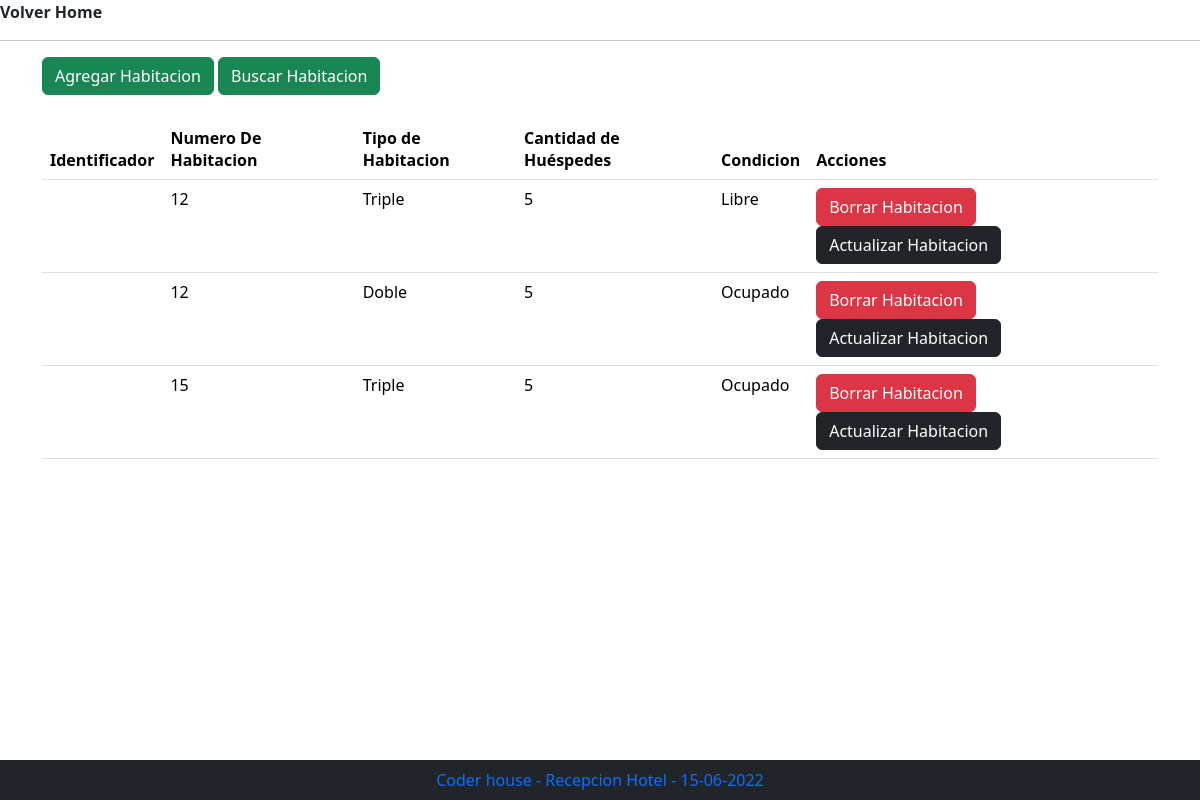
The page /lista_habitaciones/ on the database as committed earlier.
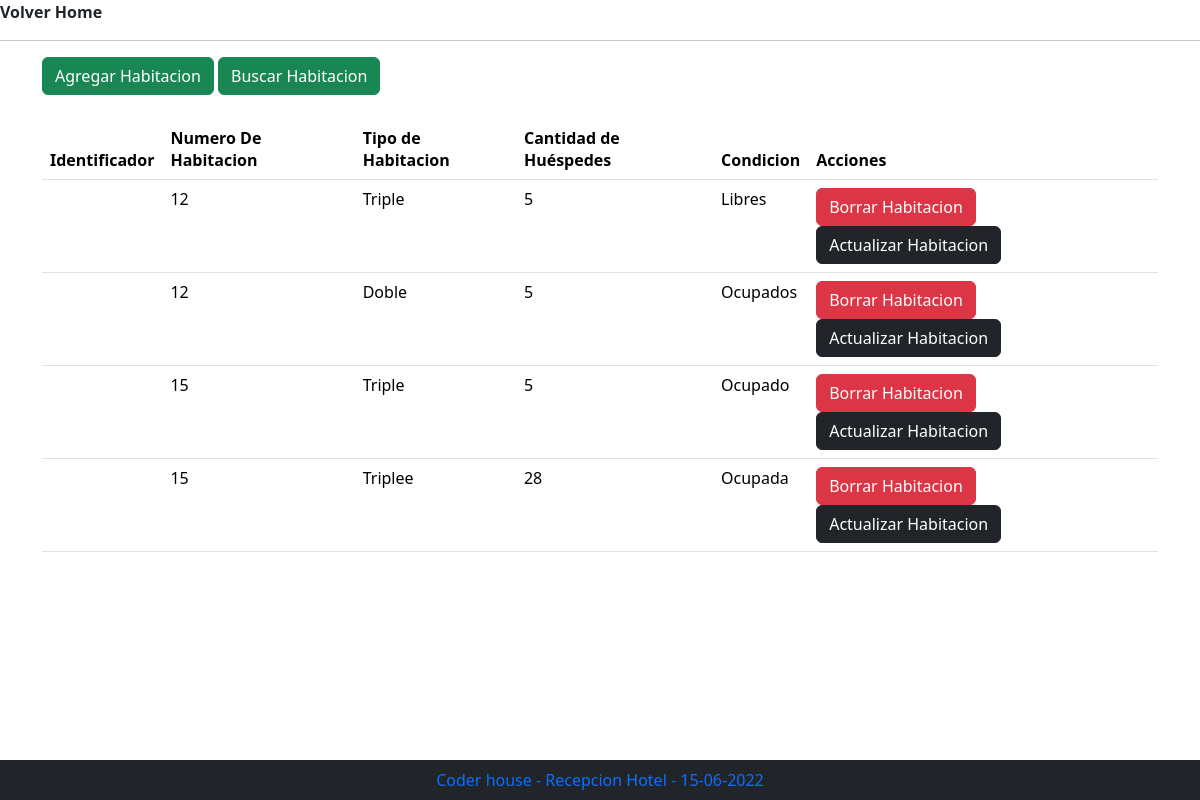
The same page on the database as committed later.
### recepcion/models.py (models this page shows)
class Habitacion(models.Model):
    numhabitacion = models.IntegerField(default=0)
    tipohabitacion = models.CharField(max_length=100)
    canthuespedes = models.IntegerField(default=0)
    condicion = models.CharField(max_length=100)

### recepcion/views.py (the view)
# urls.py: path('lista_habitaciones/', listahabitaciones, name="lista_habitaciones"),
def listahabitaciones(request):
    habitaciones = Habitacion.objects.all()
    template = loader.get_template('recepcion/lista_habitaciones.html')
    context = {
        'habitaciones' : habitaciones,
    }
    return HttpResponse(template.render(context, request))

### recepcion/templates/recepcion/lista_habitaciones.html (shortened to what this page needs)
{% load bootstrap5 %}
{% bootstrap_css %}
<a class="nav-link active" href="{%url  'index' %}"> <b>Volver Home</b></a>
<hr>
  <div class="container">
    <div class="row">
    <div class="col">
      {% url 'cargar_habitacion' as cargar_habitacion_url %}
      {% url 'buscar_habitacion' as buscar_habitacion_url %}
      {% bootstrap_button "Agregar Habitacion" button_class="btn-success" button_type="link" href=cargar_habitacion_url %}
      {% bootstrap_button "Buscar Habitacion" button_class="btn-success" button_type="link" href=buscar_habitacion_url %}
      <div>
    <div>
    <br>
    <div class="row">
      <div class="col">
          {% if habitaciones %}
          <table class="table">
              <thead>
                  <th scope="col">Identificador</th>
                  <th scope="col">Numero De Habitacion</th>
                  <th scope="col">Tipo de Habitacion</th>
                  <th scope="col">Cantidad de Huéspedes</th>
                  <th scope="col">Condicion</th>
                  <th scope="col">Acciones</th>
              </thead>
              {% for h in habitaciones %}
              <tbody>
                  <tr>
                      <th scope="row">{{t.id}} </th>
                      <td> {{h.numhabitacion}} </td>
                      <td> {{h.tipohabitacion}} </td>
                      <td> {{h.canthuespedes}} </td>
                      <td> {{h.condicion}} </td>
                      <td>
                        {% url 'borrar_habitacion' identificador=h.id as borrar_habitacion_url %}
                        {% url 'actualizar_habitacion' identificador=h.id as actualizar_habitacion_url %}
                        {% bootstrap_button "Borrar Habitacion" size="sm" button_class="btn-danger" button_type="link" href=borrar_habitacion_url %}
                        {% bootstrap_button "Actualizar Habitacion" size="sm" button_class="btn-dark" button_type="link" href=actualizar_habitacion_url %}
                      </td>
                  </tr>
              </tbody>
              {% endfor %}
          </table>
          {% else %}
              <p><b>No tienes Habitaciones Cargadas</b></p>
          {% endif %}
      </div>
    </div>
  </div>
<br><br><br>
<ul class="nav bg-dark fixed-bottom justify-content-center">
    <li class="nav-item">
      <a class="nav-link active" href="{%url  'index' %}">Coder house - Recepcion Hotel - {% now 'd-m-Y' %}</a>
    </li>
</ul>

Rows that differ between the two databases and show on the page:
changed Habitacion: condicion "Libre" → "Libres"
changed Habitacion "Doble": condicion "Ocupado" → "Ocupados"
added Habitacion: numhabitacion "15", tipohabitacion "Triplee", canthuespedes "28", condicion "Ocupada", bootstrap_button "Borrar Habitacion", bootstrap_button "Actualizar Habitacion"
